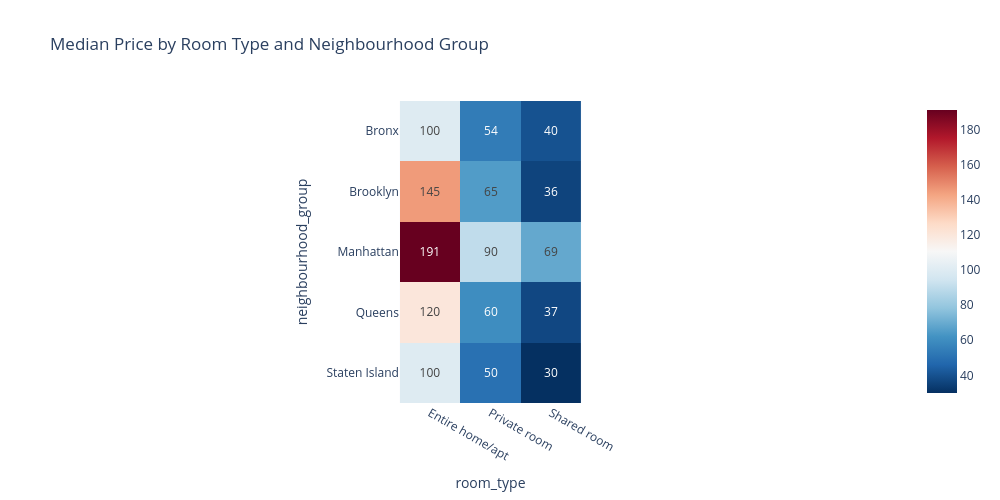

Notebook source saved alongside this figure:
### Code cell
fig = px.imshow(
    two_way,
    text_auto=True,
    color_continuous_scale="RdBu_r",
    title="Median Price by Room Type and Neighbourhood Group"
)
fig.update_layout(height=500, width=1000)
fig.show()

### Figure 1 — Plotly figure (JSON) as saved in the notebook; plotly's stock layout.template omitted (floating-point values rounded to 4 significant figures)
{"data": [{"coloraxis": "coloraxis", "hovertemplate": "room_type: %{x}<br>neighbourhood_group: %{y}<br>color: %{z}<extra></extra>", "name": "0", "texttemplate": "%{z}", "type": "heatmap", "x": ["Entire home/apt", "Private room", "Shared room"], "xaxis": "x", "y": ["Bronx", "Brooklyn", "Manhattan", "Queens", "Staten Island"], "yaxis": "y", "z": [[100.0, 54.0, 40.0], [145.0, 65.0, 36.0], [191.0, 90.0, 69.0], [120.0, 60.0, 37.0], [100.0, 50.0, 30.0]]}], "layout": {"coloraxis": {"colorscale": [[0, "rgb(5,48,97)"], [0.1, "rgb(33,102,172)"], [0.2, "rgb(67,147,195)"], [0.3, "rgb(146,197,222)"], [0.4, "rgb(209,229,240)"], [0.5, "rgb(247,247,247)"], [0.6, "rgb(253,219,199)"], [0.7, "rgb(244,165,130)"], [0.8, "rgb(214,96,77)"], [0.9, "rgb(178,24,43)"], [1, "rgb(103,0,31)"]]}, "height": 500, "title": {"text": "Median Price by Room Type and Neighbourhood Group"}, "width": 1000, "xaxis": {"anchor": "y", "constrain": "domain", "domain": [0, 1], "scaleanchor": "y", "title": {"text": "room_type"}}, "yaxis": {"anchor": "x", "autorange": "reversed", "constrain": "domain", "domain": [0, 1], "title": {"text": "neighbourhood_group"}}}}
